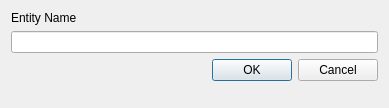
<?xml version="1.0" encoding="UTF-8"?>
<ui version="4.0">
 <class>EntityEditDialog</class>
 <widget class="QDialog" name="EntityEditDialog">
  <property name="geometry">
   <rect>
    <x>0</x>
    <y>0</y>
    <width>389</width>
    <height>108</height>
   </rect>
  </property>
  <property name="windowTitle">
   <string>Dialog</string>
  </property>
  <layout class="QVBoxLayout" name="verticalLayout_2">
   <item>
    <layout class="QVBoxLayout" name="verticalLayout">
     <item>
      <widget class="QLabel" name="nameLabel">
       <property name="sizePolicy">
        <sizepolicy hsizetype="Preferred" vsizetype="Preferred">
         <horstretch>0</horstretch>
         <verstretch>0</verstretch>
        </sizepolicy>
       </property>
       <property name="text">
        <string>Entity Name</string>
       </property>
       <property name="textFormat">
        <enum>Qt::PlainText</enum>
       </property>
      </widget>
     </item>
     <item>
      <widget class="QLineEdit" name="nameEdit"/>
     </item>
     <item>
      <widget class="QDialogButtonBox" name="buttonBox">
       <property name="orientation">
        <enum>Qt::Horizontal</enum>
       </property>
       <property name="standardButtons">
        <set>QDialogButtonBox::Cancel|QDialogButtonBox::Ok</set>
       </property>
      </widget>
     </item>
     <item>
      <spacer name="verticalSpacer">
       <property name="orientation">
        <enum>Qt::Vertical</enum>
       </property>
       <property name="sizeHint" stdset="0">
        <size>
         <width>20</width>
         <height>40</height>
        </size>
       </property>
      </spacer>
     </item>
    </layout>
   </item>
  </layout>
 </widget>
 <resources/>
 <connections/>
</ui>
